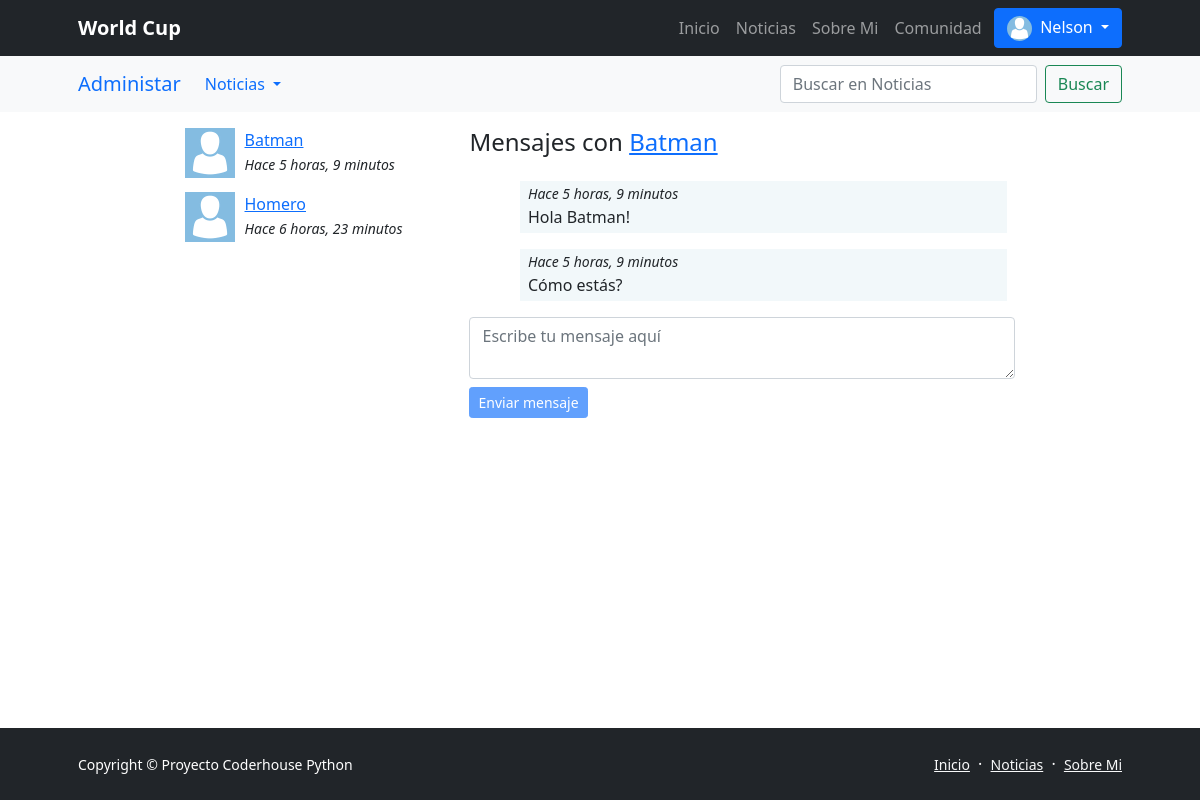
The app's page /messenger/thread/2 (signed in), older data.
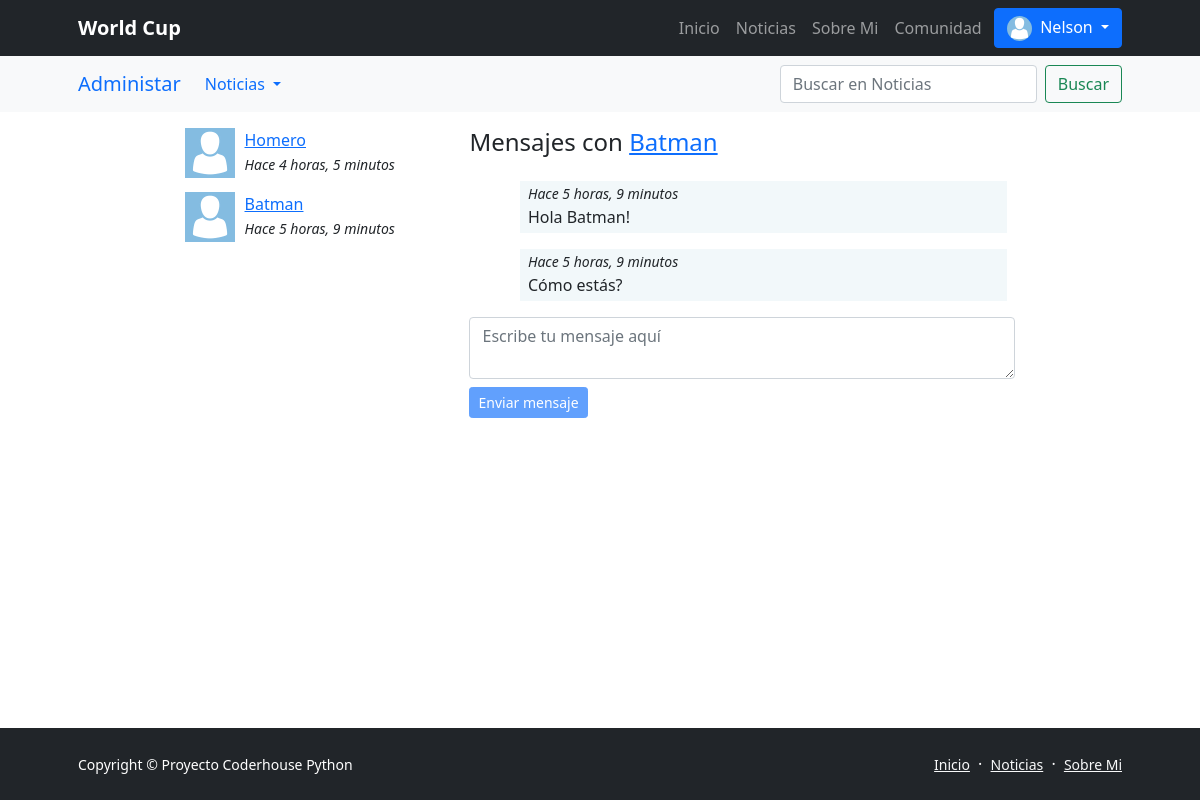
The same page, newer data.
### messenger/models.py (models this page shows)
class Thread(models.Model):
    users = models.ManyToManyField(User, related_name='threads')
    messages = models.ManyToManyField(Message)
    updated = models.DateTimeField(auto_now=True)
    objects = ThreadManager()
    class Meta:
        ordering = ['-updated']

class Message(models.Model):
    user = models.ForeignKey(User, on_delete=models.CASCADE)
    content = models.TextField()
    created = models.DateTimeField(auto_now_add=True)
    class Meta:
        ordering = ['created']

### messenger/views.py (the view)
# urls.py: path('thread/<int:pk>', ThreadDetail.as_view(), name="detail"),
@method_decorator(login_required, name="dispatch")
class ThreadDetail(DetailView):
    model = Thread
    def get_object(self):
        obj = super(ThreadDetail, self).get_object()
        if self.request.user not in obj.users.all():
            raise Http404()
        return obj

### messenger/templates/messenger/thread_detail.html (shortened to what this page needs)
{% extends 'base.html' %}
{% load static %}
{% block contenido %}
{% include 'includes/menu-admin.html' %}
<main role="main">
    <div class="container">
        <div class="row mt-3">
            <div class="col-md-9 mx-auto mb-5">
                <div class="row">
                    <div class="col-md-4">
                        {% for thread in request.user.threads.all %}
                            {% if thread.messages.all|length > 0 %}
                                <div class="mb-3">
                                    {% for user in thread.users.all %}
                                        {% if user != request.user %}
                                            {% if user.profile.avatar %}
                                                <img src="{{user.profile.avatar.url}}" class="avatar">
                                            {% else %}
                                                <img src="{% static 'registration/img/no-avatar.jpg' %}" class="avatar">
                                            {% endif %}
                                            <div>
                                                <a href="{% url 'detail' thread.pk %}">{{user}}</a><br>
                                                <small><i>Hace {{thread.messages.last.created|timesince}}</i></small>
                                            </div>
                                        {% endif %}
                                    {% endfor %}
                                </div>
                            {% endif %}
                        {% endfor %}
                    </div>
                    <div class="col-md-8">
                        {% for user in thread.users.all %}
                            {% if user != request.user %}
                                <h4 class="mb-4">Mensajes con <a href="{% url 'ProfileDetail' user %} ">{{user}}</a></h4>
                            {% endif %}
                        {% endfor %}
                        <div class="thread" id="thread">
                            {% for message in object.messages.all %}
                                <div {% if request.user == message.user %}class="mine mb-3"{% else %}class="other mb-3"{% endif %}>
                                <small><i>Hace {{thread.messages.last.created|timesince}}</i></small><br>
                                {{message.content}}
                                </div>
                            {% endfor %}
                        </div>
                        <textarea id="content" class="form-control mb-2" rows="2" placeholder="Escribe tu mensaje aquí"></textarea>
                        <button id="send" class="btn btn-primary btn-sm btn-block" disabled>Enviar mensaje</button>
                    </div>
                </div>
            </div>
        </div>
    </div>
</main>
{% endblock contenido %}

Row changes from the older to the newer data that the page shows:
changed Thread: messages.last.created "6 horas, 23 minutos" → "4 horas, 5 minutos"; moves up the list
